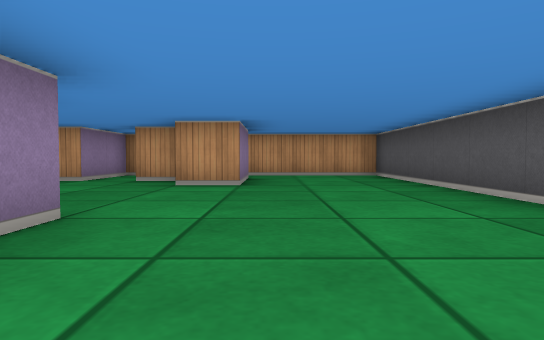
[1] (above)

12 first-person views from a walk through a cub3D maze. The camera is about half as high as the walls, tilts 2° down and sees 75° across. The floor is counted in squares. Each view is taken from the middle of a square. On the plan, view 1 faces up. The plan holds only what a view shows up to about 9 squares ahead; the rest is blank.

[2]
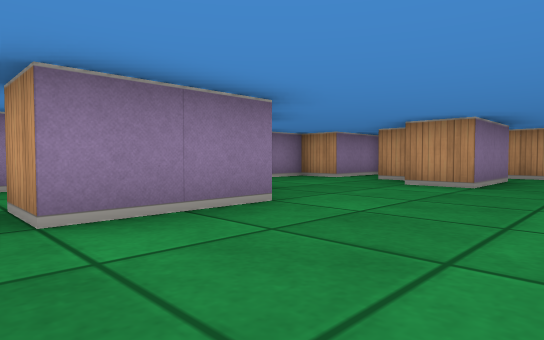

[3]
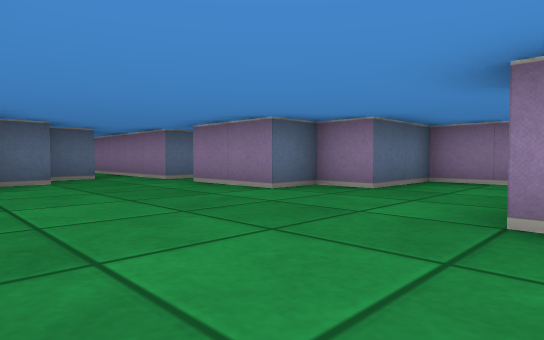

[4]
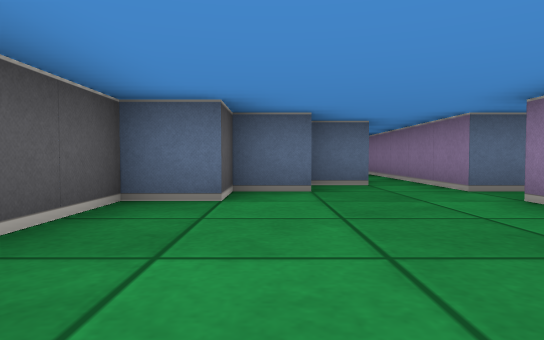

[5]
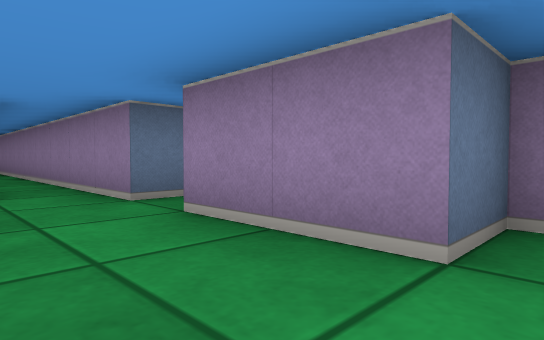

[6]
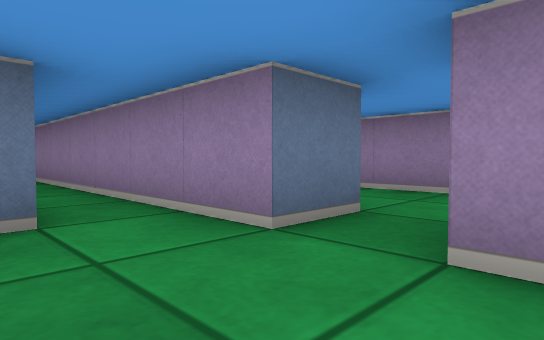

[7]
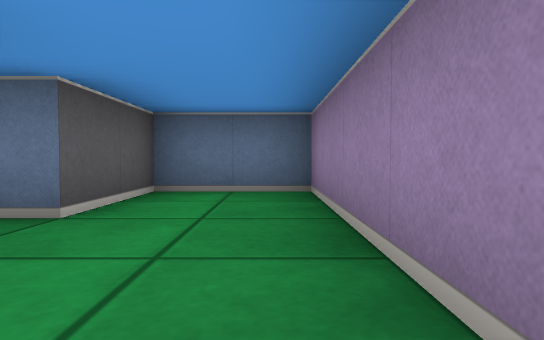

[8]
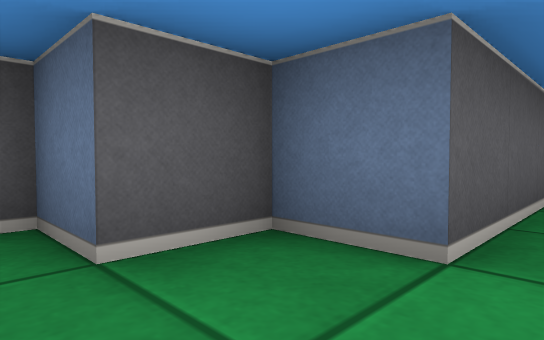

[9]
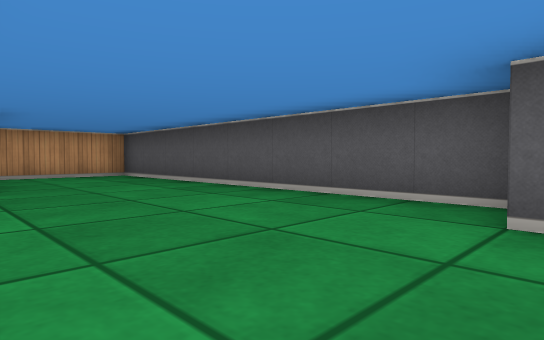

[10]
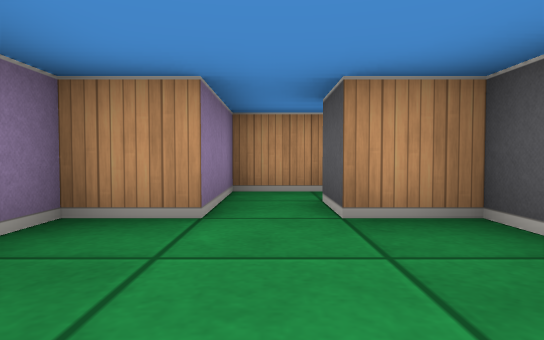

[11]
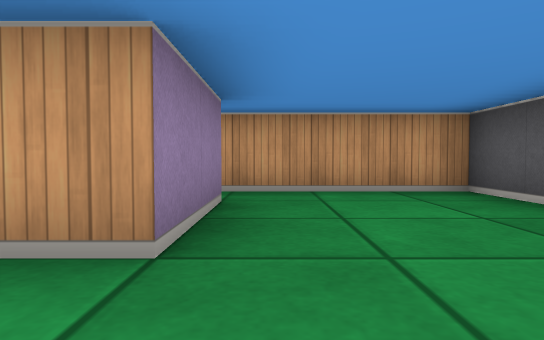

[12]
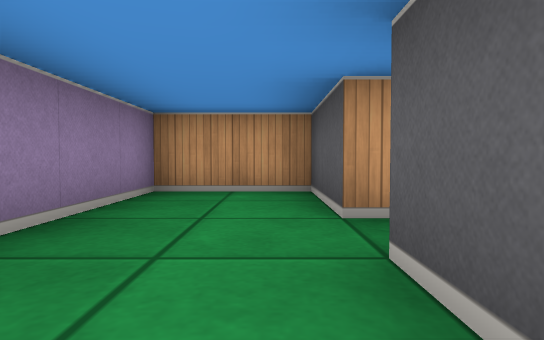

### Floor plan
Points are (right, up) in squares from view 1. A wall is a line through its corners. A room is listed if a view was taken in it or the views show most of it. See-through windows are left out.
Room 1 (views 1, 2, 3, 4, 5, 6, 8, 9, 10, 11)
walls: (-0.5, -3.9) (-0.5, -1.5) (0.5, -1.5) (0.5, -0.5) (1.5, -0.5) (1.5, 0.5) (2.5, 0.5) (2.5, 8.5) (-0.8, 8.5); (-2.5, -0.5) (-1.5, -0.5) (-1.5, -8.2); (-1.5, 5.9) (-1.5, 6.5) (-2.5, 6.5) (-2.5, 7.5); (-0.5, 7.5) (-0.5, 5.5) (-1.5, 5.5); (-3.5, 7.5) (-3.5, 6.5) (-4.5, 6.5) (-4.5, 3.5) (-2.5, 3.5) (-2.5, 2.5) (-1.5, 2.5) (-1.5, 0.5) (-2.5, 0.5)
ways out: opening at (-2, 0) to room 2; opening at (-3, 7) to room 3; opening at (-1.5, 8) to room 3
Room 2 (views 7, 12)
walls: (-2.5, 0.5) (-2.5, 2.5) (-4.5, 2.5) (-4.5, -2.5) (-2.5, -2.5) (-2.5, -0.5)
ways out: opening at (-2, 0) to room 1
Room 3 (no view inside)
walls: (-2.2, 8.5) (-3.5, 8.5) (-3.5, 7.5)
ways out: opening at (-3, 7) to room 1; opening at (-1.5, 8) to room 1

Where each view was taken, in squares from view 1:
view 1: 0 up, 0 right, facing up
view 2: 0 up, 1 right, facing up-left
view 3: 6 up, 2 right, facing down-left
view 4: 4 up, 1 right, facing down
view 5: 3 up, 0 right, facing down-left
view 6: 1 up, 0 right, facing down-left
view 7: 2 up, 4 left, facing down
view 8: 0 up, 1 left, facing down-right
view 9: 0 up, 1 left, facing up-right
view 10: 4 up, 3 left, facing up
view 11: 4 up, 0 right, facing up
view 12: 2 down, 3 left, facing up
